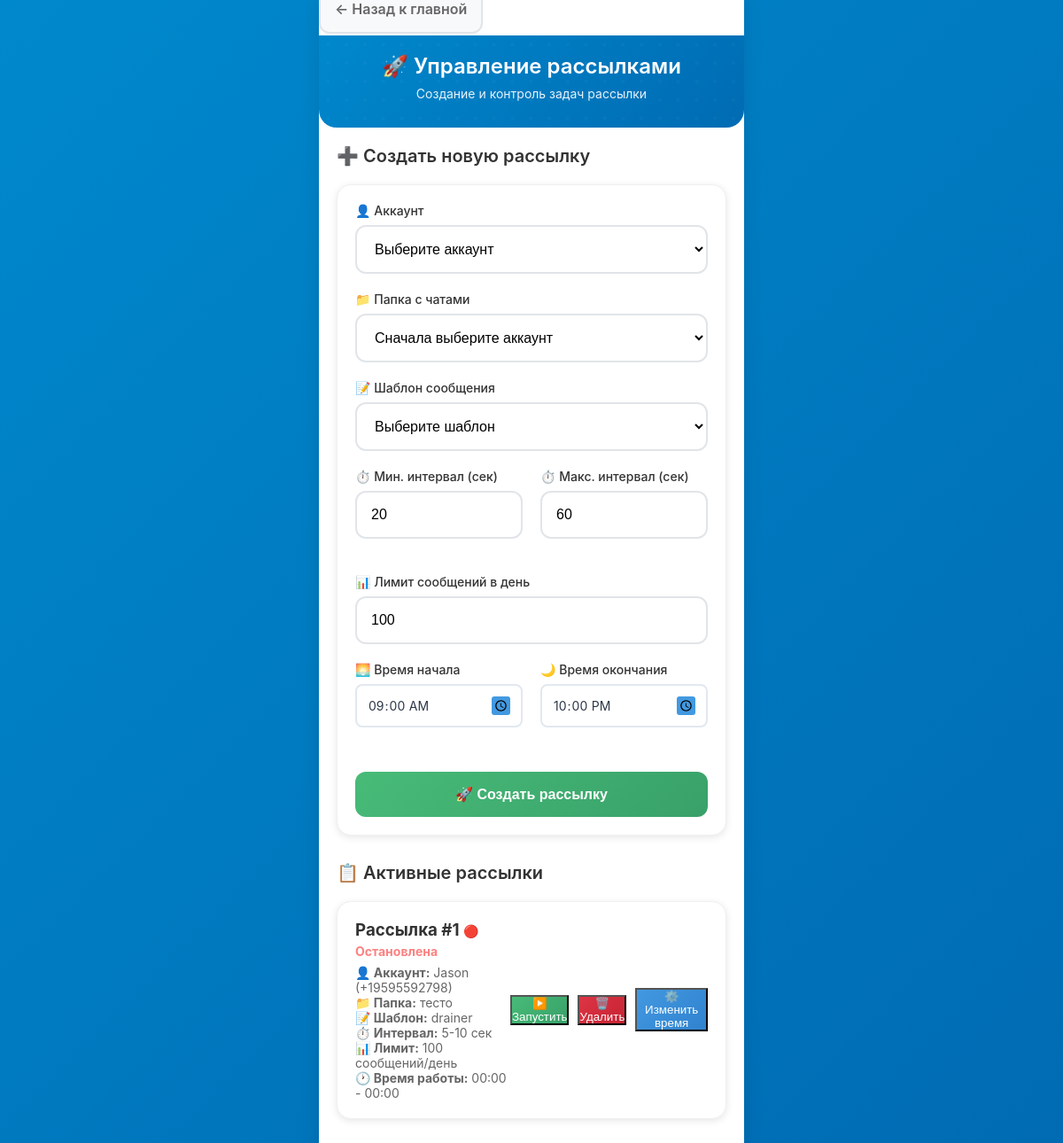
The page /launch (signed in) on the database as committed earlier.
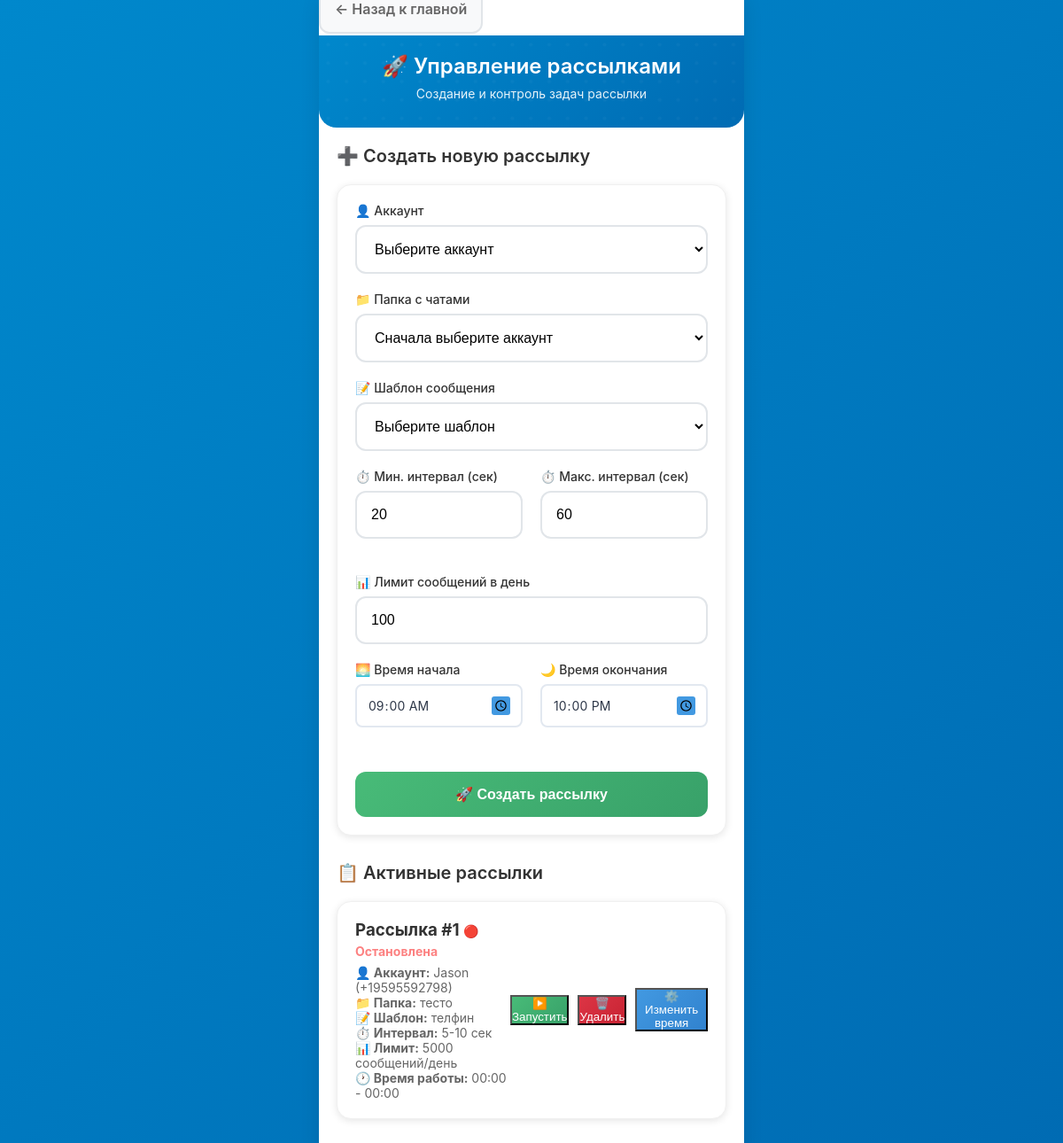
The same page on the database as committed later.
### app/db.py (models this page shows)
class Job(SQLModel, table=True):
    id: Optional[int] = Field(default=None, primary_key=True)
    account_id: int = Field(foreign_key="account.id")
    folder_id: int = Field(foreign_key="folder.id")
    template_id: int = Field(foreign_key="messagetemplate.id")
    min_interval: int = 20               # минимальная пауза (сек)
    max_interval: int = 60               # максимальная пауза (сек)
    daily_limit: int = 100               # сообщений в сутки
    active_from: time = time(9, 0, 0)    # начало активности
    active_to: time = time(22, 0, 0)     # конец активности
    is_running: bool = False             # активна ли задача
    created_at: datetime = Field(default_factory=datetime.utcnow)
    account: Account = Relationship(back_populates="jobs")
    template: MessageTemplate = Relationship(back_populates="jobs")
    folder: Folder = Relationship(back_populates="jobs")

class MessageTemplate(SQLModel, table=True):
    id: Optional[int] = Field(default=None, primary_key=True)
    title: str
    variants_json: str                   # JSON-массив с вариантами сообщений
    message_link: Optional[str] = None   # ссылка на пост для премиум эмодзи
    media_path: Optional[str] = None     # путь к файлу (если есть медиа)
    created_at: datetime = Field(default_factory=datetime.utcnow)
    jobs: List["Job"] = Relationship(back_populates="template")

class Account(SQLModel, table=True):
    id: Optional[int] = Field(default=None, primary_key=True)
    title: str                           # название аккаунта (для админа)
    phone: str                           # номер телефона аккаунта
    api_id: int                          # API ID из my.telegram.org
    api_hash: str                        # API Hash из my.telegram.org
    session_string: str                  # строка сессии (будет зашифрована)
    proxy_url: Optional[str] = None      # прокси (если нужен)
    is_active: bool = False              # статус подключения
    created_at: datetime = Field(default_factory=datetime.utcnow)
    jobs: List["Job"] = Relationship(back_populates="account")
    logs: List["Log"] = Relationship(back_populates="account")

class Folder(SQLModel, table=True):
    id: Optional[int] = Field(default=None, primary_key=True)
    account_id: int = Field(foreign_key="account.id")
    title: str                           # название папки
    chats_json: str                      # JSON-массив с ID чатов
    created_at: datetime = Field(default_factory=datetime.utcnow)
    jobs: List["Job"] = Relationship(back_populates="folder")

### app/routers.py (the view)
@router.get("/launch", response_class=HTMLResponse)
def list_jobs(request: Request, session: Session = Depends(get_session), auth: bool = Depends(check_auth)):
    jobs = session.exec(select(Job)).all()
    accounts = session.exec(select(Account)).all()
    folders = session.exec(select(Folder)).all()
    templates_list = session.exec(select(MessageTemplate)).all()
    return templates.TemplateResponse(
        "launch.html",
        {
            "request": request,
            "jobs": jobs,
            "accounts": accounts,
            "folders": folders,
            "templates_list": templates_list,
        },
    )

### app/templates/launch.html (shortened to what the changed rows need)
{% extends "base.html" %}
{% block content %}
<div class="header">
    <h1>🚀 Управление рассылками</h1>
</div>
<div class="content">
    {% if jobs %}
    {% for job in jobs %}
    <div class="card" style="margin-bottom: 20px;">
        <div style="display: flex; justify-content: space-between; align-items: center;">
            <div>
                <h3 style="margin: 0; color: #333;">
                    Рассылка #{{ job.id }}
                    {% if job.is_running %}
                    <span style="color: #48bb78; font-size: 14px;">🟢 Активна</span>
                    {% else %}
                    <span style="color: #fc8181; font-size: 14px;">🔴 Остановлена</span>
                    {% endif %}
                </h3>
                <div style="color: #666; font-size: 14px; margin-top: 5px;">
                    <p><strong>👤 Аккаунт:</strong> {{ job.account.title }} ({{ job.account.phone }})</p>
                    <p><strong>📁 Папка:</strong> {{ job.folder.title }}</p>
                    <p><strong>📝 Шаблон:</strong> {{ job.template.title }}</p>
                    <p><strong>⏱️ Интервал:</strong> {{ job.min_interval }}-{{ job.max_interval }} сек</p>
                    <p><strong>📊 Лимит:</strong> {{ job.daily_limit }} сообщений/день</p>
                    <p><strong>🕐 Время работы:</strong> {{ job.active_from.strftime('%H:%M') }} - {{ job.active_to.strftime('%H:%M') }}</p>
                </div>
            </div>
            <div style="display: flex; gap: 10px; align-items: center;">
                {% if job.is_running %}
                <form method="post" action="/launch/stop/{{ job.id }}" style="display: inline;">
                    <button type="submit" class="btn-sm" style="background: linear-gradient(135deg, #fc8181 0%, #f56565 100%); color: white;">
                        ⏹️ Остановить
                    </button>
                </form>
                {% else %}
                <form method="post" action="/launch/start/{{ job.id }}" style="display: inline;">
                    <button type="submit" class="btn-sm" style="background: linear-gradient(135deg, #48bb78 0%, #38a169 100%); color: white;">
                        ▶️ Запустить
                    </button>
                </form>
                {% endif %}
                <form method="post" action="/launch/delete/{{ job.id }}" style="display: inline;"
                      onsubmit="return confirm('Удалить рассылку #{{ job.id }}?')">
                    <button type="submit" class="btn-sm" style="background: linear-gradient(135deg, #dc3545 0%, #c82333 100%); color: white;">
                        🗑️ Удалить
                    </button>
                </form>
                <button onclick="editJob({{ job.id }}, '{{ job.active_from.strftime('%H:%M') }}', '{{ job.active_to.strftime('%H:%M') }}', {{ job.min_interval }}, {{ job.max_interval }}, {{ job.daily_limit }})"
                        class="btn-sm" style="background: linear-gradient(135deg, #4299e1 0%, #3182ce 100%); color: white;">
                    ⚙️ Изменить время
                </button>
            </div>
        </div>
    </div>
    {% endfor %}
    {% else %}
    <div style="text-align: center; color: #666; padding: 40px 20px;">
        <div style="font-size: 48px; margin-bottom: 16px;">🚀</div>
        <p>Нет созданных рассылок</p>
        <p style="font-size: 14px; margin-top: 8px;">Создайте первую рассылку выше</p>
    </div>
    {% endif %}
</div>
{% endblock %}

Rows that differ between the two databases and show on the page:
changed Job "Jason": template "drainer" → "телфин"; daily_limit "100" → "5000"
